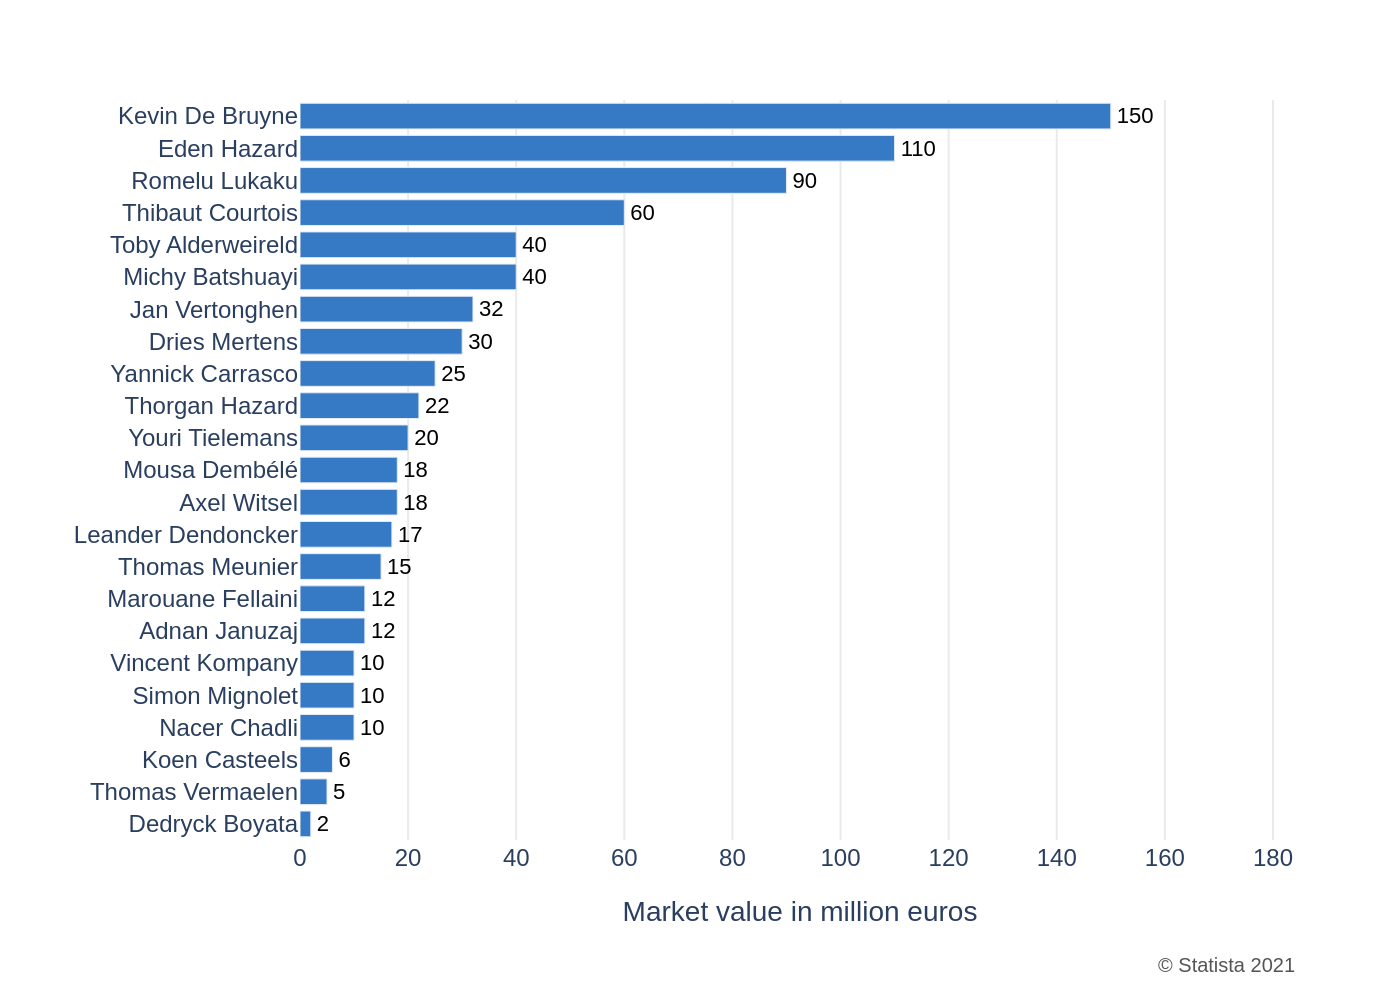

This chart was generated by the following Python code:
import sys
import json
import plotly.graph_objects as go
from pathlib import Path

if len(sys.argv) != 2:
    print("Usage: python recreate_chart.py <json_file_path>", file=sys.stderr)
    sys.exit(1)

json_path = Path(sys.argv[1])
if not json_path.is_file():
    print(f"Error: File not found at {json_path}", file=sys.stderr)
    sys.exit(1)

with open(json_path, 'r', encoding='utf-8') as f:
    chart_info = json.load(f)

chart_data = chart_info['chart_data']
texts = chart_info['texts']
colors = chart_info['colors']

categories = [item['category'] for item in chart_data][::-1]
values = [item['value'] for item in chart_data][::-1]

fig = go.Figure()

fig.add_trace(go.Bar(
    y=categories,
    x=values,
    orientation='h',
    marker=dict(color=colors[0]),
    text=values,
    textposition='outside',
    texttemplate='%{x}',
    cliponaxis=False,
    textfont=dict(
        family="Arial",
        size=12,
        color='black'
    )
))

title_text = ""
if texts.get('title'):
    title_text += f"<b>{texts['title']}</b>"
if texts.get('subtitle'):
    title_text += f"<br><sub>{texts['subtitle']}</sub>"

source_text = ""
if texts.get('source'):
    source_text = texts['source']
if texts.get('note'):
    if source_text:
        source_text += "<br>"
    source_text += texts['note']

fig.update_layout(
    title=dict(
        text=title_text,
        x=0.01,
        xanchor='left'
    ),
    xaxis=dict(
        title=texts['x_axis_title'],
        showgrid=True,
        gridcolor='#EAEAEA',
        gridwidth=1,
        zeroline=False,
        range=[0, 185],
        dtick=20,
        showline=False
    ),
    yaxis=dict(
        title=texts.get('y_axis_title', None),
        showgrid=False,
        zeroline=False,
        showline=False,
        ticks='',
        tickfont=dict(size=12)
    ),
    font=dict(
        family="Arial",
        size=12
    ),
    plot_bgcolor='white',
    paper_bgcolor='white',
    margin=dict(l=150, r=50, t=50, b=80),
    showlegend=False,
    annotations=[
        dict(
            text=source_text,
            showarrow=False,
            xref="paper", yref="paper",
            x=1.0, y=-0.15,
            xanchor='right', yanchor='top',
            align='right',
            font=dict(size=10, color="#555555")
        )
    ]
)

output_filename = json_path.with_suffix('.png')
fig.write_image(output_filename, scale=2)
print(f"Chart saved to {output_filename}")
